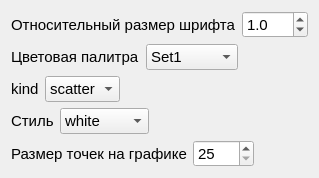
                <widget class="QWidget" name="tab_13">
                 <attribute name="title">
                  <string>Распределение по двум параметрам</string>
                 </attribute>
                 <layout class="QFormLayout" name="formLayout_4">
                  <item row="0" column="0">
                   <layout class="QHBoxLayout" name="horizontalLayout_157">
                    <item>
                     <widget class="QLabel" name="lb_color_pal_box_29">
                      <property name="sizePolicy">
                       <sizepolicy hsizetype="Expanding" vsizetype="Preferred">
                        <horstretch>0</horstretch>
                        <verstretch>0</verstretch>
                       </sizepolicy>
                      </property>
                      <property name="font">
                       <font>
                        <pointsize>11</pointsize>
                       </font>
                      </property>
                      <property name="text">
                       <string>Относительный размер шрифта</string>
                      </property>
                     </widget>
                    </item>
                    <item>
                     <widget class="QDoubleSpinBox" name="doubleSpinBox_jointplot">
                      <property name="font">
                       <font>
                        <pointsize>11</pointsize>
                       </font>
                      </property>
                      <property name="decimals">
                       <number>1</number>
                      </property>
                      <property name="minimum">
                       <double>0.100000000000000</double>
                      </property>
                      <property name="singleStep">
                       <double>0.100000000000000</double>
                      </property>
                      <property name="value">
                       <double>1.000000000000000</double>
                      </property>
                     </widget>
                    </item>
                   </layout>
                  </item>
                  <item row="1" column="0">
                   <layout class="QHBoxLayout" name="horizontalLayout_158">
                    <item>
                     <widget class="QLabel" name="lb_color_pal_box_30">
                      <property name="sizePolicy">
                       <sizepolicy hsizetype="Fixed" vsizetype="Preferred">
                        <horstretch>0</horstretch>
                        <verstretch>0</verstretch>
                       </sizepolicy>
                      </property>
                      <property name="font">
                       <font>
                        <pointsize>11</pointsize>
                       </font>
                      </property>
                      <property name="text">
                       <string>Цветовая палитра</string>
                      </property>
                     </widget>
                    </item>
                    <item>
                     <widget class="QComboBox" name="comboBox_color_jointplot">
                      <property name="sizePolicy">
                       <sizepolicy hsizetype="Fixed" vsizetype="Fixed">
                        <horstretch>0</horstretch>
                        <verstretch>0</verstretch>
                       </sizepolicy>
                      </property>
                      <property name="font">
                       <font>
                        <pointsize>11</pointsize>
                       </font>
                      </property>
                      <item>
                       <property name="text">
                        <string>Set1</string>
                       </property>
                      </item>
                      <item>
                       <property name="text">
                        <string>Set2</string>
                       </property>
                      </item>
                      <item>
                       <property name="text">
                        <string>Set3</string>
                       </property>
                      </item>
                      <item>
                       <property name="text">
                        <string>Pastel1</string>
                       </property>
                      </item>
                      <item>
                       <property name="text">
                        <string>Pastel2</string>
                       </property>
                      </item>
                      <item>
                       <property name="text">
                        <string>Paired</string>
                       </property>
                      </item>
                      <item>
                       <property name="text">
                        <string>Accent</string>
                       </property>
                      </item>
                      <item>
                       <property name="text">
                        <string>Dark2</string>
                       </property>
                      </item>
                      <item>
                       <property name="text">
                        <string>rocket</string>
                       </property>
                      </item>
                      <item>
                       <property name="text">
                        <string>mako</string>
                       </property>
                      </item>
                      <item>
                       <property name="text">
                        <string>flare</string>
                       </property>
                      </item>
                      <item>
                       <property name="text">
                        <string>crest</string>
                       </property>
                      </item>
                      <item>
                       <property name="text">
                        <string>viridis</string>
                       </property>
                      </item>
                      <item>
                       <property name="text">
                        <string>plasma</string>
                       </property>
                      </item>
                      <item>
                       <property name="text">
                        <string>inferno</string>
                       </property>
                      </item>
                      <item>
                       <property name="text">
                        <string>magma</string>
                       </property>
                      </item>
                      <item>
                       <property name="text">
                        <string>cividis</string>
                       </property>
                      </item>
                      <item>
                       <property name="text">
                        <string>Greys</string>
                       </property>
                      </item>
                      <item>
                       <property name="text">
                        <string>Reds</string>
                       </property>
                      </item>
                      <item>
                       <property name="text">
                        <string>Greens</string>
                       </property>
                      </item>
                      <item>
                       <property name="text">
                        <string>Blues</string>
                       </property>
                      </item>
                      <item>
                       <property name="text">
                        <string>Oranges</string>
                       </property>
                      </item>
                      <item>
                       <property name="text">
                        <string>Purples</string>
                       </property>
                      </item>
                      <item>
                       <property name="text">
                        <string>YlOrRd</string>
                       </property>
                      </item>
                      <item>
                       <property name="text">
                        <string>tab10</string>
                       </property>
                      </item>
                      <item>
                       <property name="text">
                        <string>deep</string>
                       </property>
                      </item>
                      <item>
                       <property name="text">
                        <string>muted</string>
                       </property>
                      </item>
                      <item>
                       <property name="text">
                        <string>pastel</string>
                       </property>
                      </item>
                      <item>
                       <property name="text">
                        <string>bright</string>
                       </property>
                      </item>
                      <item>
                       <property name="text">
                        <string>dark</string>
                       </property>
                      </item>
                      <item>
                       <property name="text">
                        <string>colorblind</string>
                       </property>
                      </item>
                      <item>
                       <property name="text">
                        <string>tab20</string>
                       </property>
                      </item>
                      <item>
                       <property name="text">
                        <string>tab20b</string>
                       </property>
                      </item>
                      <item>
                       <property name="text">
                        <string>tab20c</string>
                       </property>
                      </item>
                     </widget>
                    </item>
                   </layout>
                  </item>
                  <item row="2" column="0">
                   <layout class="QHBoxLayout" name="horizontalLayout_160">
                    <item>
                     <widget class="QLabel" name="lb_color_pal_box_32">
                      <property name="sizePolicy">
                       <sizepolicy hsizetype="Fixed" vsizetype="Preferred">
                        <horstretch>0</horstretch>
                        <verstretch>0</verstretch>
                       </sizepolicy>
                      </property>
                      <property name="font">
                       <font>
                        <pointsize>11</pointsize>
                       </font>
                      </property>
                      <property name="toolTip">
                       <string>см. seaborn.pairplot</string>
                      </property>
                      <property name="text">
                       <string>kind</string>
                      </property>
                     </widget>
                    </item>
                    <item>
                     <widget class="QComboBox" name="comboBox_pairplot_jointplot">
                      <property name="sizePolicy">
                       <sizepolicy hsizetype="Fixed" vsizetype="Fixed">
                        <horstretch>0</horstretch>
                        <verstretch>0</verstretch>
                       </sizepolicy>
                      </property>
                      <property name="font">
                       <font>
                        <pointsize>11</pointsize>
                       </font>
                      </property>
                      <item>
                       <property name="text">
                        <string>scatter</string>
                       </property>
                      </item>
                      <item>
                       <property name="text">
                        <string>kde</string>
                       </property>
                      </item>
                      <item>
                       <property name="text">
                        <string>hist</string>
                       </property>
                      </item>
                     </widget>
                    </item>
                   </layout>
                  </item>
                  <item row="3" column="0">
                   <layout class="QHBoxLayout" name="horizontalLayout_161">
                    <item>
                     <widget class="QLabel" name="lb_color_pal_box_33">
                      <property name="sizePolicy">
                       <sizepolicy hsizetype="Fixed" vsizetype="Preferred">
                        <horstretch>0</horstretch>
                        <verstretch>0</verstretch>
                       </sizepolicy>
                      </property>
                      <property name="font">
                       <font>
                        <pointsize>11</pointsize>
                       </font>
                      </property>
                      <property name="text">
                       <string>Стиль</string>
                      </property>
                     </widget>
                    </item>
                    <item>
                     <widget class="QComboBox" name="comboBox_style_jointplot">
                      <property name="sizePolicy">
                       <sizepolicy hsizetype="Fixed" vsizetype="Fixed">
                        <horstretch>0</horstretch>
                        <verstretch>0</verstretch>
                       </sizepolicy>
                      </property>
                      <property name="font">
                       <font>
                        <pointsize>11</pointsize>
                       </font>
                      </property>
                      <item>
                       <property name="text">
                        <string>white</string>
                       </property>
                      </item>
                      <item>
                       <property name="text">
                        <string>dark</string>
                       </property>
                      </item>
                      <item>
                       <property name="text">
                        <string>whitegrid</string>
                       </property>
                      </item>
                      <item>
                       <property name="text">
                        <string>darkgrid</string>
                       </property>
                      </item>
                      <item>
                       <property name="text">
                        <string>ticks</string>
                       </property>
                      </item>
                     </widget>
                    </item>
                   </layout>
                  </item>
                  <item row="4" column="0">
                   <layout class="QHBoxLayout" name="horizontalLayout_159">
                    <item>
                     <widget class="QLabel" name="lb_color_pal_box_31">
                      <property name="sizePolicy">
                       <sizepolicy hsizetype="Expanding" vsizetype="Preferred">
                        <horstretch>0</horstretch>
                        <verstretch>0</verstretch>
                       </sizepolicy>
                      </property>
                      <property name="font">
                       <font>
                        <pointsize>11</pointsize>
                       </font>
                      </property>
                      <property name="text">
                       <string>Размер точек на графике</string>
                      </property>
                     </widget>
                    </item>
                    <item>
                     <widget class="QSpinBox" name="spinBox_point_size_for_jointplot">
                      <property name="sizePolicy">
                       <sizepolicy hsizetype="Fixed" vsizetype="Fixed">
                        <horstretch>0</horstretch>
                        <verstretch>0</verstretch>
                       </sizepolicy>
                      </property>
                      <property name="font">
                       <font>
                        <pointsize>11</pointsize>
                       </font>
                      </property>
                      <property name="minimum">
                       <number>25</number>
                      </property>
                      <property name="maximum">
                       <number>1000</number>
                      </property>
                      <property name="value">
                       <number>25</number>
                      </property>
                     </widget>
                    </item>
                   </layout>
                  </item>
                 </layout>
                </widget>
